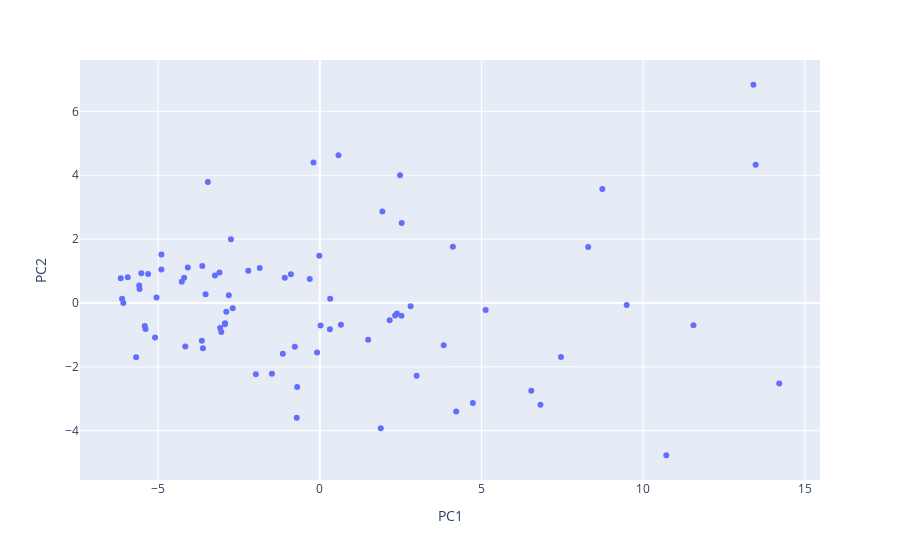

This figure's notebook cell:
### Markdown cell above
Need to check if this is implemented correctly

### Code cell
pca_dataFrame = pd.DataFrame(data=principal_components, columns=[f"PC{i+1}" for i in range(num_components)])
print(pca_dataFrame)
data_2 = pd.concat([data[['player', 'player_id', 'season']], pca_dataFrame], axis=1)
data_2 = data.dropna(axis=0, inplace=False)
print(data_2)

import plotly.express as px
#fig_2d = px.scatter_3d(pca_dataFrame, x='PC1', y='PC2', z = 'PC3')
fig_2d = px.scatter(pca_dataFrame, x='PC1', y='PC2')
fig_2d.show()

### Figure 1 — Plotly figure (JSON) as saved in the notebook; plotly's stock layout.template omitted (floating-point values rounded to 4 significant figures)
{"data": [{"hovertemplate": "PC1=%{x}<br>PC2=%{y}<extra></extra>", "legendgroup": "", "marker": {"color": "#636efa", "symbol": "circle"}, "mode": "markers", "name": "", "orientation": "v", "showlegend": false, "type": "scatter", "x": [2.526, 8.736, 2.33, 5.128, 4.734, 0.02392, 14.21, 2.161, -2.813, -3.461, 6.54, 2.995, -3.046, -1.856, -2.21, 6.823, -0.1948, 1.886, -5.584, 13.41, 11.55, -3.081, -0.3103, -1.976, 8.299, 2.482, -1.143, -5.413, -4.194, -4.267, 10.72, -4.899, 7.458, -2.935, -3.647, -2.928, 2.385, -1.082, -5.093, 4.116, -5.679, 0.6534, 3.832, 9.491, 0.3135, -4.081, -5.518, -1.48, 0.3214, -5.389, -5.049, -3.531, -0.7131, -0.8936, -5.307, -5.573, -3.633, -4.158, -2.692, -6.074, -0.01486, 0.5774, -4.896, -5.938, -0.6993, -6.114, -3.102, -2.747, 13.48, 1.935, 4.219, 2.534, -3.613, -0.7717, -3.242, -0.08295, -2.891, -6.154, 2.81, 1.497], "xaxis": "x", "y": [-0.3977, 3.573, -0.3898, -0.2194, -3.133, -0.7034, -2.52, -0.5437, 0.2418, 3.79, -2.751, -2.279, -0.9077, 1.099, 1.011, -3.19, 4.403, -3.925, 0.5458, 6.835, -0.693, -0.7866, 0.7551, -2.23, 1.753, 4.002, -1.59, -0.7167, 0.7939, 0.6626, -4.768, 1.048, -1.691, -0.6639, -1.181, -0.631, -0.3251, 0.7911, -1.083, 1.761, -1.701, -0.6818, -1.325, -0.0643, -0.8206, 1.109, 0.9337, -2.215, 0.1316, -0.815, 0.1711, 0.2759, -3.596, 0.9001, 0.9074, 0.4381, 1.157, -1.361, -0.1609, 0.003903, 1.478, 4.626, 1.518, 0.8074, -2.63, 0.1331, 0.9547, 1.999, 4.328, 2.869, -3.401, 2.505, -1.415, -1.368, 0.8653, -1.547, -0.2763, 0.7788, -0.1037, -1.152], "yaxis": "y"}], "layout": {"legend": {"tracegroupgap": 0}, "margin": {"t": 60}, "xaxis": {"anchor": "y", "domain": [0, 1], "title": {"text": "PC1"}}, "yaxis": {"anchor": "x", "domain": [0, 1], "title": {"text": "PC2"}}}}
